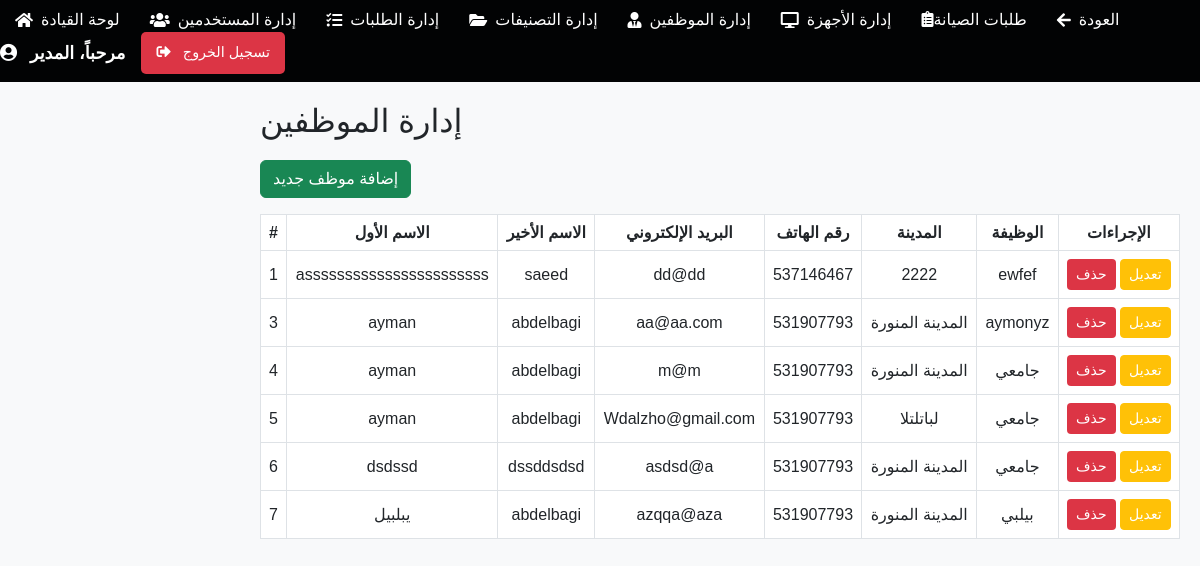
The page /admin/emp.php (signed in) on the database as committed earlier.
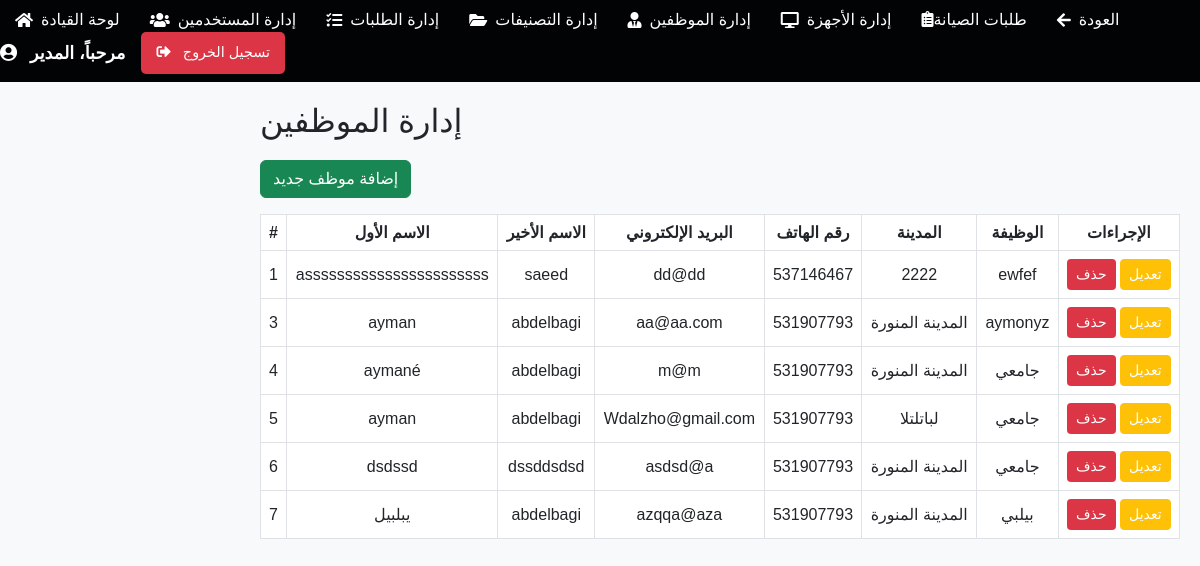
The same page on the database as committed later.
### tables this page shows
CREATE TABLE `emp` (
  `id` int NOT NULL,
  `first_name` varchar(255) NOT NULL,
  `last_name` varchar(255) NOT NULL,
  `email` varchar(255) NOT NULL,
  `password` varchar(255) NOT NULL,
  `phone` int NOT NULL,
  `city` varchar(255) NOT NULL,
  `job_title` varchar(255) NOT NULL,
  `created_by` int NOT NULL,
  `created_at` timestamp NOT NULL DEFAULT CURRENT_TIMESTAMP ON UPDATE CURRENT_TIMESTAMP
);

### admin/emp.php (the view, shortened to what this page needs)
<?php
include '../db.php';
include 'amin-Header.php';
$employees = [];
try {
    $employeeQuery = $conn->query("SELECT * FROM emp");
    while ($row = $employeeQuery->fetch_assoc()) {
        $employees[] = $row;
    }
} catch (Exception $e) {
    echo "Error: " . $e->getMessage();
}
?>
<!DOCTYPE html>
<html lang="en">
<head>
    <link href="https://cdn.jsdelivr.net/npm/bootstrap@5.3.0-alpha3/dist/css/bootstrap.min.css" rel="stylesheet">
</head>
<body>
    <div class="main-content">
        <h2>إدارة  الموظفين</h2>
        <div class="table-container">
            <button class="btn btn-success mb-3" data-bs-toggle="modal" data-bs-target="#addEmployeeModal">إضافة موظف جديد</button>
            <table class="table table-bordered">
                <thead>
                    <tr>
                        <th>#</th>
                        <th>الاسم الأول</th>
                        <th>الاسم الأخير</th>
                        <th>البريد الإلكتروني</th>
                        <th>رقم الهاتف</th>
                        <th>المدينة</th>
                        <th>الوظيفة</th>
                        <th>الإجراءات</th>
                    </tr>
                </thead>
                <tbody>
                    <?php foreach ($employees as $employee): ?>
                        <tr>
                            <td><?= $employee['id']; ?></td>
                            <td><?= htmlspecialchars($employee['first_name']); ?></td>
                            <td><?= htmlspecialchars($employee['last_name']); ?></td>
                            <td><?= htmlspecialchars($employee['email']); ?></td>
                            <td><?= htmlspecialchars($employee['phone']); ?></td>
                            <td><?= htmlspecialchars($employee['city']); ?></td>
                            <td><?= htmlspecialchars($employee['job_title']); ?></td>
                            <td>
                                <a href="?delete_employee=<?= $employee['id']; ?>" class="btn btn-delete btn-sm">حذف</a>
                                <button class="btn btn-warning btn-sm" data-bs-toggle="modal" data-bs-target="#editEmployeeModal<?= $employee['id']; ?>">تعديل</button>
                            </td>
                        </tr>
                    <?php endforeach; ?>
                </tbody>
            </table>
        </div>
    </div>
</body>
</html>

Rows that differ between the two databases and show on the page:
changed emp id 4: first_name "ayman" → "aymané"
